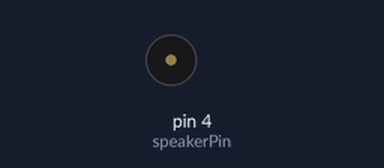
Recording of a sketch running on a simulated Arduino Uno, built with avr-gcc and run on an emulated ATmega328P. Shown: buzzer (waves = sounding).

Above: at 0.1 s.
At 3.1 s:
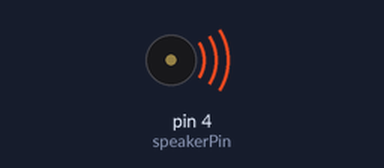
Timing chart, 0 to 43.0 s (numbered marks = the images above):
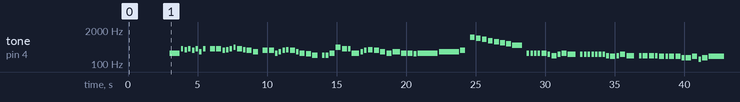

The sketch:

DBZ_mi_corazon_encantado.ino
```cpp
/*
//**********************************************
//Realizado por: Sebastian Cuenca
//Pueden suscribirse a mi canal de Youtube para mas videos
// https://www.youtube.com/channel/UCSFuCPnuj9d379TgGQ880sw
//**********************************************
*/

int speakerPin = 4;

int length = 191; // Numero de notas (incluido espacios)
char notes[] = "cgfgegdg ggefgagfed eecdefedc=0 00caggcdefedcdcc=cde !BAGFEDC ccccc-9-c- -------989-9 99998888668468 99-ccccccc-9-c---cddr-989 9-98888gfffrdrcdrrcrrcr rfrdcc-8--8-- 8-cddrcddrc cgfffrfg"; // Reproduccion del tono, cada espacio representa un descanso
float beats[] = {4,1,1,1,1,1,1,1,1, 2,2,1,1,1,1,2,1,2,2,1, 2,2,1,1,1,1,2,1,2,2,2,1, 1,1,2,2,2,1,3,1,1,2, 2,2,2,3,2,2,1,8,8,2,1, 2,2,2,2,2,2,2,4,1, 1,1,1,1,2,1,2,1,2,3,1, 1,1,1,1,1,1,1,1,2,1,2,3,1, 1,2,2,1,2,1,2,2,1,2,2,1,2,6,1, 1,1,1,4,1,1,1,1,1,2,1,2, 1,2,3,1,2,2,1,3,1,2,2,1,6,1, 1,1,1,2,2,1,2,2,1,4,1, 1,1,6,2,2,1,2,1,1,2,1,3,1, 1,1,1,1,1,1,2,1,1,2,1,1,2,1, 1,1,2,1,3,1,5,1,1,2,1,1, 1,2,3,1,1,1,1,10}; //Duracion de cada nota
//                        0                 1                       2                      3                     4                     5                     6                         7                             8                       9                               10                        11                        12                        13                         14                      15

int tempo = 170; //Velocidad de reproduccion

void playTone(int ton1, int duration) {
  for (long i = 0; i < duration * 1000L; i += ton1) {
    tone(speakerPin, ton1);
    delayMicroseconds(ton1);
  }
  noTone(speakerPin);
}

void playNote(char note, int duration) {
//                        c    c#   d    d#   e    f    f#   g    g#   a    a#   b             d#                  g#              a#           D#                   G#        A#
  char names[] = { ' ',  '!', '2', '3', '4', '5', '6', '7', '8', '9', '0', '-', '=', 'c', 'd', 'r', 'e', 'f', 'g', 'S',  'a', 'b','s','C', 'D', 'R', 'E', 'F', 'G', 'O', 'A', 'o', 'B', 'i', 'N', 'R', 'u',  '1', 'L', 'k'}; // Notas musicales
  int tones[] =  {   0, 1046, 138, 146, 155, 164, 174, 184, 195, 207, 220, 233, 246, 261, 293, 311, 329, 349, 391, 415, 440, 493, 466 ,523, 587, 622, 659, 698, 783, 831,880, 932, 987, 466, 740, 622, 415, 1046, 622u, 227}; // Frecuencia de cada nota

  // Tocando nota por nota del vector notes[]
  for (int i = 0; i < 40; i++) {
    if (names[i] == note) {
      playTone(tones[i], duration);
    }
  }
}


void setup() {
  pinMode(speakerPin, OUTPUT);
  delay(3000);
}

void loop() {
  for (int i = 0; i < length; i++) {
    if (notes[i] == ' ') {
      delay(beats[i] * tempo); // rest
    } else {

      playNote(notes[i], beats[i] * tempo);

  }

    // pause between notes
    delay(tempo / 2);
  }
}
//*******************************************************
//Realizado por: Sebastian Cuenca
```

Measured:
- by itself, tone on pin 4 (speakerPin): plays 261 Hz for 0.73 s, 391 Hz for 0.18 s, 349 Hz for 0.18 s, 391 Hz for 0.18 s, 329 Hz for 0.18 s, 391 Hz for 0.18 s … (93 notes in this stretch)
